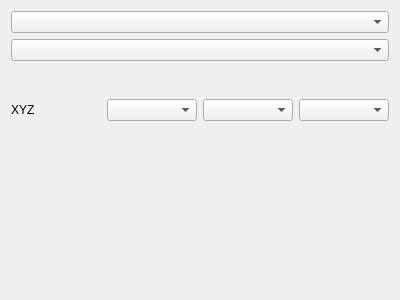
<?xml version="1.0" encoding="UTF-8"?>
<ui version="4.0">
 <class>Form</class>
 <widget class="QWidget" name="Form">
  <property name="geometry">
   <rect>
    <x>0</x>
    <y>0</y>
    <width>400</width>
    <height>300</height>
   </rect>
  </property>
  <property name="windowTitle">
   <string>Form</string>
  </property>
  <layout class="QVBoxLayout" name="verticalLayout">
   <item>
    <widget class="QComboBox" name="cmbType"/>
   </item>
   <item>
    <widget class="QComboBox" name="cmbChannel"/>
   </item>
   <item>
    <layout class="QGridLayout" name="gridLayout">
     <item row="0" column="1" rowspan="3">
      <widget class="KoAspectButton" name="btnAspect" native="true"/>
     </item>
     <item row="0" column="0">
      <widget class="KisDoubleSliderSpinBox" name="sldHorizontalRadius" native="true"/>
     </item>
     <item row="2" column="0">
      <widget class="KisDoubleSliderSpinBox" name="sldVerticalRadius" native="true"/>
     </item>
     <item row="1" column="0">
      <spacer name="horizontalSpacer">
       <property name="orientation">
        <enum>Qt::Horizontal</enum>
       </property>
       <property name="sizeHint" stdset="0">
        <size>
         <width>40</width>
         <height>20</height>
        </size>
       </property>
      </spacer>
     </item>
    </layout>
   </item>
   <item>
    <layout class="QHBoxLayout" name="horizontalLayout">
     <item>
      <widget class="QLabel" name="label">
       <property name="text">
        <string>XYZ</string>
       </property>
      </widget>
     </item>
     <item>
      <widget class="QComboBox" name="cmbRed"/>
     </item>
     <item>
      <widget class="QComboBox" name="cmbGreen"/>
     </item>
     <item>
      <widget class="QComboBox" name="cmbBlue"/>
     </item>
    </layout>
   </item>
   <item>
    <spacer name="verticalSpacer">
     <property name="orientation">
      <enum>Qt::Vertical</enum>
     </property>
     <property name="sizeHint" stdset="0">
      <size>
       <width>20</width>
       <height>40</height>
      </size>
     </property>
    </spacer>
   </item>
  </layout>
 </widget>
 <customwidgets>
  <customwidget>
   <class>KoAspectButton</class>
   <extends>QWidget</extends>
   <header>KoAspectButton.h</header>
   <container>1</container>
  </customwidget>
  <customwidget>
   <class>KisDoubleSliderSpinBox</class>
   <extends>QWidget</extends>
   <header>kis_slider_spin_box.h</header>
   <container>1</container>
  </customwidget>
 </customwidgets>
 <resources/>
 <connections/>
</ui>
